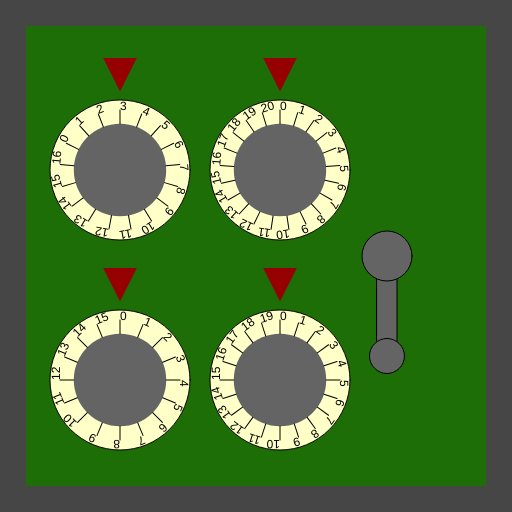
Frame 1 (no input)
Frame 60 (no input): identical to frame 1, image omitted
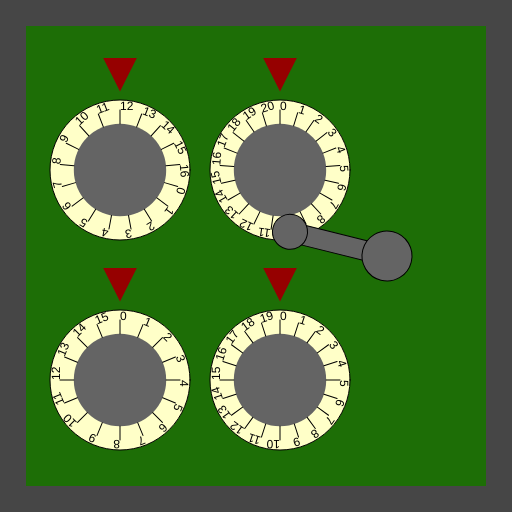
Frame 120 (the mouse pressed at the canvas centre since frame 60)

The p5.js sketch that drew these frames (run headless with seeded random() and noise() and a simulated clock; from frame 60 on, the mouse is pressed at the canvas centre):

// p5.js sketch
// ── sketch.js
/*

Officer: 4378685
CaseNum: 303-2-25224432-4378685

Case 303 - The Case of the Crooked Attorney
Stage 3 - The Gates Bank

I’ve made an appointment for you at the Gates Bank to retrieve your safe deposit box from the vault.
Actually you will break into Torvalds’ one.

Crack the safe by doing the following:

	Whilst the mouse is moving:
	- Make Cryptic_Locker_CombinationA equal to the value of mouseY
	- Use the 'constrain' function to prevent Cryptic_Locker_CombinationA from falling below 3 and going above 12

	Whilst the mouse is being dragged:
	- Decrement Cryptic_Locker_CombinationB by 1
	- Use the 'constrain' function to prevent Cryptic_Locker_CombinationB from falling below 3 and going above 13

	Whilst the mouse is being dragged:
	- Make Cryptic_Locker_CombinationC equal to the value of mouseX
	- Use the 'max' function to prevent Cryptic_Locker_CombinationC from falling below 4

	When any key is pressed:
	- Decrement Cryptic_Locker_CombinationD by 1
	- Use the 'max' function to prevent Cryptic_Locker_CombinationD from falling below 4

	When the mouse button is pressed:
	- Make Cryptic_Locker_CombinationE equal to the value of mouseX
	- Use the 'max' function to prevent Cryptic_Locker_CombinationE from falling below 13



This time you'll need to create the relevant event handlers yourself.

There are many possible ways of investigating this case, but you
should use ONLY the following commands:

	- The assignment operator aka. the equals sign !
	- mouseX, mouseY
	- Incrementing +=
	- Decrementing -=
	- min, max
	- constrain

*/

//declare the variables

var Cryptic_Locker_CombinationA;
var Cryptic_Locker_CombinationB;
var Cryptic_Locker_CombinationC;
var Cryptic_Locker_CombinationD;
var Cryptic_Locker_CombinationE;


function preload()
{
	//IMAGES WILL BE LOADED HERE

}

function setup()
{
	createCanvas(512,512);

	//initialise the variables
	Cryptic_Locker_CombinationA = 0;
	Cryptic_Locker_CombinationB = 0;
	Cryptic_Locker_CombinationC = 0;
	Cryptic_Locker_CombinationD = 0;
	Cryptic_Locker_CombinationE = 0;

}

///////////////////EVENT HANDLERS///////////////////

//Create event handlers here to open the safe ...
function mouseMoved()
{
	console.log("mouseMoved", mouseX, mouseY);
    Cryptic_Locker_CombinationA = mouseY;
    Cryptic_Locker_CombinationA = constrain(Cryptic_Locker_CombinationA, 3, 12);
}

function mouseDragged()
{
	console.log("mouseDragged", mouseX, mouseY);
    Cryptic_Locker_CombinationB -= 1;
    Cryptic_Locker_CombinationB = constrain(Cryptic_Locker_CombinationB, 3, 13);
    Cryptic_Locker_CombinationC = mouseX;
    Cryptic_Locker_CombinationC = max(Cryptic_Locker_CombinationC, 4);
}

function mousePressed()
{
	console.log("mousePressed");
    Cryptic_Locker_CombinationE = mouseX;
    Cryptic_Locker_CombinationE = max(Cryptic_Locker_CombinationE, 13);      
}


function keyPressed()
{
	console.log("keyPressed", key);
    Cryptic_Locker_CombinationD -= 1;
    Cryptic_Locker_CombinationD = max(Cryptic_Locker_CombinationD, 4);
}

///////////////DO NOT CHANGE CODE BELOW THIS POINT///////////////////

function draw()
{

	//Draw the safe door
	background(70);
	noStroke();
	fill(29,110,6);
	rect(26,26,width-52,width-52);

	//Draw the combination dials
	push();
	translate(120,170);
	drawDial(140,Cryptic_Locker_CombinationA, 17);
	pop();

	push();
	translate(120,380);
	drawDial(140,Cryptic_Locker_CombinationB, 16);
	pop();

	push();
	translate(280,170);
	drawDial(140,Cryptic_Locker_CombinationC, 21);
	pop();

	push();
	translate(280,380);
	drawDial(140,Cryptic_Locker_CombinationD, 20);
	pop();

	//Draw the lever
	push();
	translate(width - 125,256);
	drawLever(Cryptic_Locker_CombinationE);
	pop();


}

function drawDial(diameter,num,maxNum)
{
	//the combination lock

	var r = diameter * 0.5;
	var p = r * 0.6;

	stroke(0);
	fill(255,255,200);
	ellipse(0,0,diameter,diameter);
	fill(100);
	noStroke();
	ellipse(0,0,diameter*0.66,diameter*0.66);
	fill(150,0,0);
	triangle(
		-p * 0.4,-r-p,
		p * 0.4,-r-p,
		0,-r-p/5
	);

	noStroke();

	push();
	var inc = 360/maxNum;

	rotate(radians(-num * inc));
	for(var i = 0; i < maxNum; i++)
	{
		push();
		rotate(radians(i * inc));
		stroke(0);
		line(0,-r*0.66,0,-(r-10));
		noStroke();
		fill(0);
		text(i,0,-(r-10));
		pop();
	}

	pop();
}

function drawLever(rot)
{
	push();
	rotate(radians(-rot))
	stroke(0);
	fill(100);
	rect(-10,0,20,100);
	ellipse(0,0,50,50);
	ellipse(0,100,35,35);
	pop();
}
